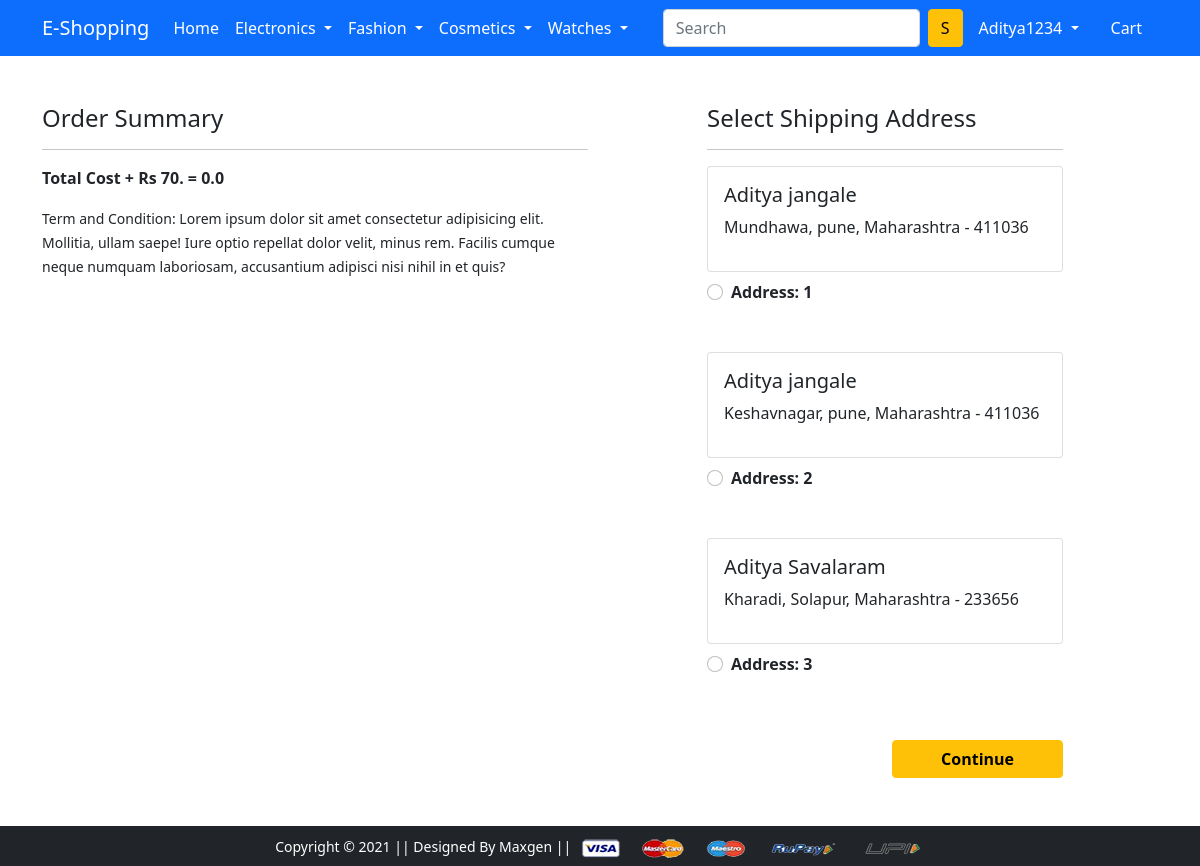
/checkout/ (signed in), run on the app's committed database.
### app/models.py (models this page shows)
class Customer(models.Model):
    user = models.ForeignKey(User,on_delete=models.CASCADE)
    name = models.CharField(max_length=200)
    locality = models.CharField(max_length=200)
    city = models.CharField(max_length=50)
    zipcode = models.IntegerField()
    state = models.CharField(choices=STATE_CHOICES, max_length=50)

### app/views.py (the view)
# urls.py: path('checkout/', views.checkout, name='checkout'),
@login_required
def checkout(request):
    user = request.user
    add = Customer.objects.filter(user=user)
    cart_items = Cart.objects.filter(user=user)
    amount = 0.0
    shipping_amount = 70.0
    totalamount = 0.0
    cart_product = [p for p in Cart.objects.all() if p.user == request.user]
    if cart_product:
        for p in cart_product:
            tempamount = (p.quantity * p.product.discounted_price)
            amount += tempamount
        totalamount = amount + shipping_amount
    return render(request, 'app/checkout.html',{'add':add,'totalamount':totalamount,'cart_items':cart_items })

### app/templates/app/checkout.html (shortened to what this page needs)
{% extends 'app/base.html' %}
{% load static %}
{% block main-content %}
<div class="container">
 <div class="row mt-5">
  <div class="col-sm-6">
    <h4>Order Summary</h4>
    <hr>
      <p class="fw-bold">Total Cost + Rs 70. = {{totalamount}}</p>
    <small>Term and Condition: Lorem ipsum dolor sit amet consectetur adipisicing elit. Mollitia, ullam saepe! Iure optio repellat dolor velit, minus rem. Facilis cumque neque numquam laboriosam, accusantium adipisci nisi nihil in et quis?</small>
  </div>
  <div class="col-sm-4 offset-sm-1">
    <h4>Select Shipping Address</h4>
    <hr>
    <form action="/paymentdone">
    {%for ad in add%}
      <div class="card">
        <div class="card-body">
        <h5>{{ad.name}}</h5>
        <p>{{ad.locality}}, {{ad.city}}, {{ad.state}} - {{ad.zipcode}}</p>
        </div>
      </div>
        <div class="form-check mt-2 mb-5">
          <input class="form-check-input" type="radio" name=custid id="custadd{{forloop.counter}}" value="{{ad.id}}">
          <label class="form-check-label fw-bold" for="custadd{{forloop.counter}}">
            Address: {{forloop.counter}}</label>
        </div>
        {%endfor%}
        <div class="text-end">
          <button type="submit" class="btn btn-warning mt-3 px-5 fw-bold">Continue</button>
        </div>
      </form>
    </div>
  </div>
</div>
{% endblock main-content %}

### app/templates/app/base.html (shortened to what this page needs)
<!doctype html>
{% load static %}
<html lang="en">
  <head>
    <link href="https://cdn.jsdelivr.net/npm/bootstrap@5.0.0-beta1/dist/css/bootstrap.min.css" rel="stylesheet">
    <link rel="stylesheet" href="{% static 'app/css/owl.carousel.min.css' %}">
    <link rel="stylesheet" href="{% static 'app/css/all.min.css' %}">
    <link rel="stylesheet" href="{% static 'app/css/style.css' %}">
  </head>
  <body>
<nav class="navbar navbar-expand-lg navbar-dark bg-primary">
     <div class="container">
       <a class="navbar-brand" href="/">E-Shopping</a>
       <div class="collapse navbar-collapse" id="navbarSupportedContent">
         <ul class="navbar-nav me-auto mb-2 mb-lg-0">
           <li class="nav-item">
             <a class="nav-link active" aria-current="page" href="/">Home</a>
           </li>
           <li class="nav-item dropdown">
             <a class="nav-link dropdown-toggle text-white" href="#" id="electronicsDropdown" role="button" data-bs-toggle="dropdown" aria-expanded="false">
               Electronics
             </a>
           </li>
           <li class="nav-item dropdown">
             <a class="nav-link dropdown-toggle text-white" href="#" id="fashionDropdown" role="button" data-bs-toggle="dropdown" aria-expanded="false">
               Fashion
             </a>
           </li>
           <li class="nav-item dropdown">
            <a class="nav-link dropdown-toggle text-white" href="#" id="fashionDropdown" role="button" data-bs-toggle="dropdown" aria-expanded="false">
              Cosmetics
            </a>
          </li>
          <li class="nav-item dropdown">
            <a class="nav-link dropdown-toggle text-white" href="#" id="fashionDropdown" role="button" data-bs-toggle="dropdown" aria-expanded="false">
              Watches
            </a>
          </li>
         </ul>
         <form class="d-flex" action="{% url 'search' %}">
           <input class="form-control me-2" type="search" name="query" placeholder="Search" aria-label="Search">
           <button class="btn btn-warning" type="submit">S</button>
         </form>
         <div>
          <ul class="navbar-nav me-auto mb-2 mb-lg-0">
            {%if request.user.is_authenticated%}
           <li class="nav-item dropdown mx-2">
              <a class="nav-link dropdown-toggle text-white" href="#" id="profileDropdown" role="button" data-bs-toggle="dropdown" aria-expanded="false">
                {{request.user.username|capfirst}}
              </a>
            </li>
            <li class="nav-item mx-2">
             <a href="{% url 'showcart' %}" class="nav-link text-white">Cart </a>
            </li>
            {%endif%}
          </ul>
         </div>
       </div>
     </div>
    </nav>
    {% block main-content %} {% endblock main-content %}
    <footer class="container-fluid bg-dark text-center p-2 mt-5">
        <small class="text-white">Copyright &copy; 2021 || Designed By Maxgen || </small>
        <img src="{% static 'app/images/payment.png' %}" alt="" srcset="" class="img-fluid" height="2px">
    </footer>
  </body>
</html>

### data on the page
Customer: name "Aditya jangale", locality "Mundhawa", city "pune", state "Maharashtra", zipcode "411036"
Customer: name "Aditya jangale", locality "Keshavnagar", city "pune", state "Maharashtra", zipcode "411036"
Customer: name "Aditya Savalaram", locality "Kharadi", city "Solapur", state "Maharashtra", zipcode "233656"

### other printed values
{{ request.user.username|capfirst }} "Aditya1234"
{{ totalamount }} "0.0"
